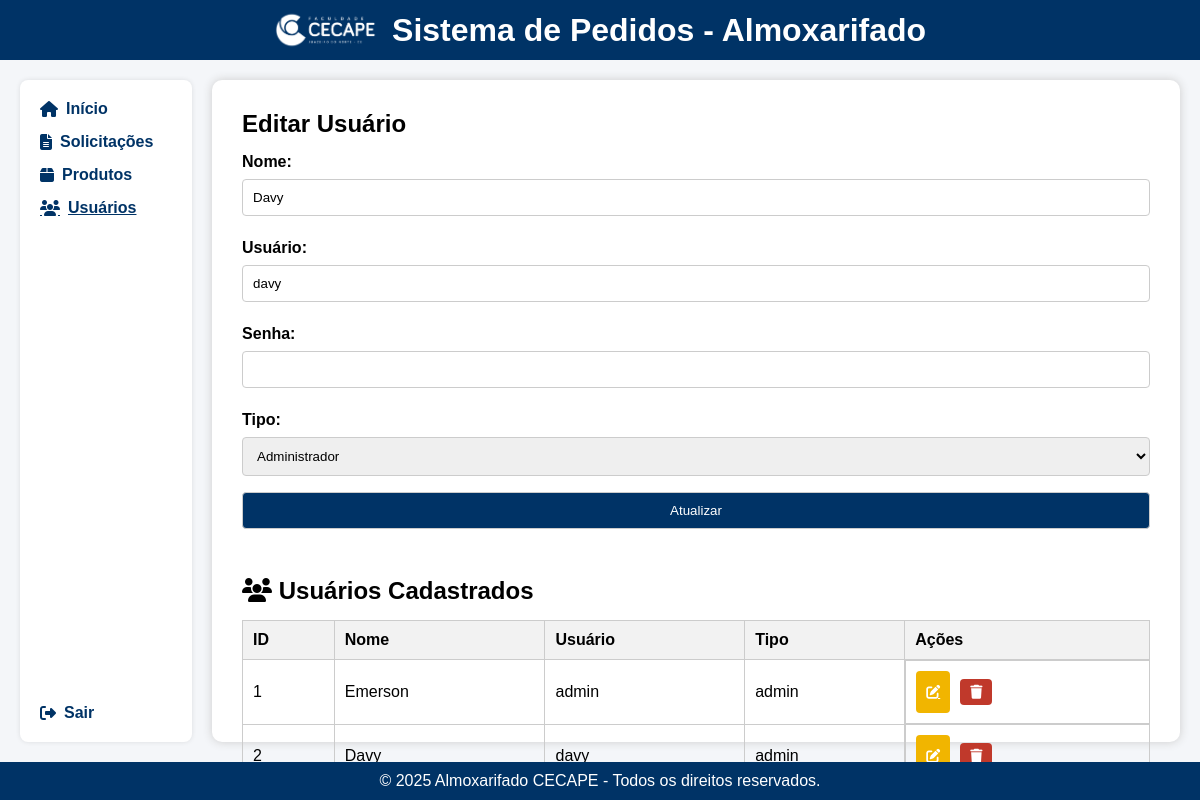
/usuarios?editar=2, run on the app's committed database.
### tables this page shows
CREATE TABLE usuarios (
    id INTEGER PRIMARY KEY AUTOINCREMENT,
        nome TEXT NOT NULL,
            usuario TEXT NOT NULL UNIQUE,
                senha TEXT NOT NULL,
                    tipo TEXT NOT NULL
                    );

### app.py (the view, shortened to what this page needs)
@app.route('/usuarios', methods=['GET', 'POST'])
def usuarios():
    conn = get_db_connection()
    cursor = conn.cursor()
    if request.method == 'POST' and 'deletar_id' in request.form:
        id = request.form['deletar_id']
        cursor.execute('DELETE FROM usuarios WHERE id = ?', (id,))
        conn.commit()
    elif request.method == 'GET' and 'editar' in request.args:
        id = request.args.get('editar')
        cursor.execute('SELECT * FROM usuarios WHERE id = ?', (id,))
        editar = cursor.fetchone()
    else:
        editar = None
    cursor.execute('SELECT * FROM usuarios')
    usuarios = cursor.fetchall()
    conn.close()
    return render_template('usuarios.html', usuarios=usuarios, editar=editar)

### app.py (called while the page is built)
def get_db_connection():
    conn = sqlite3.connect('database/usuarios.db')  # Altere se o nome do banco for outro
    conn.row_factory = sqlite3.Row
    return conn

### templates/usuarios.html (shortened to what this page needs)
<!DOCTYPE html>
<html lang="pt-BR">
<head>
  <link rel="stylesheet" href="{{ url_for('static', filename='css/style.css') }}">
  <link rel="stylesheet" href="https://cdnjs.cloudflare.com/ajax/libs/font-awesome/6.5.0/css/all.min.css">
</head>
<body>
  <header class="header">
    <img src="{{ url_for('static', filename='img/LOGO_CECAPE.png') }}" alt="Logo CECAPE">
    <h1>Sistema de Pedidos - Almoxarifado</h1>
  </header>
  <main class="main-layout">
    <nav class="sidebar">
      <a href="{{ url_for('landing') }}"><i class="fas fa-home"></i> Início</a>
      <a href="{{ url_for('solicitacoes') }}"><i class="fas fa-file-alt"></i> Solicitações</a>
      <a href="{{ url_for('produtos') }}"><i class="fas fa-box"></i> Produtos</a>
      <a href="{{ url_for('usuarios') }}" class="active"><i class="fas fa-users"></i> Usuários</a>
      <a href="{{ url_for('logout') }}"><i class="fas fa-sign-out-alt"></i> Sair</a>
    </nav>
    <div class="container1">
      <div class="form-container">
        <h2>{{ 'Editar Usuário' if editar else 'Cadastrar Novo Usuário' }}</h2>
        <form method="POST" action="{{ url_for('usuarios') }}">
          <label for="nome">Nome:</label>
          <input type="text" id="nome" name="nome" value="{{ editar.nome if editar else '' }}" required>
          <label for="usuario">Usuário:</label>
          <input type="text" id="usuario" name="usuario" value="{{ editar.usuario if editar else '' }}" required>
          <label for="senha">Senha:</label>
          <input type="password" id="senha" name="senha" required>
          <label for="tipo">Tipo:</label>
          <select id="tipo" name="tipo" required>
            <option value="admin" {% if editar and editar.tipo == 'admin' %}selected{% endif %}>Administrador</option>
          </select>
          <button type="submit">{{ 'Atualizar' if editar else 'Cadastrar' }}</button>
        </form>
      </div>
      <div style="margin-top: 40px;">
        <h2><i class="fas fa-users"></i> Usuários Cadastrados</h2>
        <table>
          <thead>
            <tr>
              <th>ID</th>
              <th>Nome</th>
              <th>Usuário</th>
              <th>Tipo</th>
              <th>Ações</th>
            </tr>
          </thead>
          <tbody>
            {% for u in usuarios %}
              <tr>
                <td>{{ u.id }}</td>
                <td>{{ u.nome }}</td>
                <td>{{ u.usuario }}</td>
                <td>{{ u.tipo }}</td>
                <td style="display: flex; gap: 10px;">
                  <a href="{{ url_for('usuarios', editar=u.id) }}" class="btn-icon yellow"><i class="fas fa-pen-to-square"></i></a>
                  <form method="POST" action="{{ url_for('usuarios') }}" style="margin: 0;">
                    <button type="submit" class="btn-icon red"><i class="fas fa-trash"></i></button>
                  </form>
                </td>
              </tr>
            {% endfor %}
          </tbody>
        </table>
      </div>
    </div>
  </main>
  <footer>
    © 2025 Almoxarifado CECAPE - Todos os direitos reservados.
  </footer>
</body>
</html>

### static/css/style.css (style rules this page uses)
* { margin: 0; padding: 0; box-sizing: border-box; }
html, body { height: 100%; font-family: Arial, sans-serif; background-color: #f4f4f4; display: flex; flex-direction: column; }
h1, h2, h3, p { margin: 0; }
header, footer { background-color: #003366; color: white; text-align: center; padding: 10px 0; }
.header { display: flex; align-items: center; justify-content: center; gap: 15px; }
header img { height: 40px; }
footer { margin-top: auto; }
main { flex: 1; display: flex; align-items: center; justify-content: center; }
.main-layout { display: flex; flex: 1; min-height: calc(100vh - 120px); background-color: #f4f6f9; padding: 20px; gap: 20px; align-items: stretch; }
.sidebar { background-color: #fff; padding: 20px; width: 200px; display: flex; flex-direction: column; gap: 15px; border-radius: 8px; box-shadow: 0 0 5px rgba(0,0,0,0.1); height: auto; align-self: stretch; }
.sidebar a { color: #003366; text-decoration: none; font-weight: bold; display: flex; align-items: center; gap: 8px; }
.sidebar a i { font-size: 16px; }
.sidebar a.active, .sidebar a:hover { text-decoration: underline; }
.sidebar a:last-child { margin-top: auto; }
.container1 { flex-grow: 1; background-color: #fff; border-radius: 10px; box-shadow: 0 0 10px #ccc; padding: 30px; min-height: 100%; max-width: 1000px; width: 100%; margin: 0 auto; }
label { display: block; margin-top: 15px; font-weight: bold; }
input, select, button { width: 100%; padding: 10px; margin: 8px 0; border-radius: 4px; border: 1px solid #ccc; }
button { background-color: #003366; color: white; cursor: pointer; }
table { width: 100%; margin-top: 15px; border-collapse: collapse; }
th, td { padding: 10px; border: 1px solid #ccc; text-align: left; }
th { background-color: #f2f2f2; }
td .btn-icon { display: inline-flex; align-items: center; justify-content: center; padding: 6px 10px; border-radius: 4px; border: none; font-size: 14px; cursor: pointer; color: white; }
td .btn-icon.yellow { background-color: #f1b500; }
td .btn-icon.red { background-color: #c0392b; }
td .btn-icon i { margin: 0; }

### data on the page
usuarios: nome "Davy", usuario "davy", tipo "Administrador", id "2", tipo "admin"
usuarios: id "1", nome "Emerson", usuario "admin", tipo "admin"

### other printed values
{{ 'Editar Usuário' if editar else 'Cadastrar Novo Usuário' }} "Editar Usuário"
{{ 'Atualizar' if editar else 'Cadastrar' }} "Atualizar"
